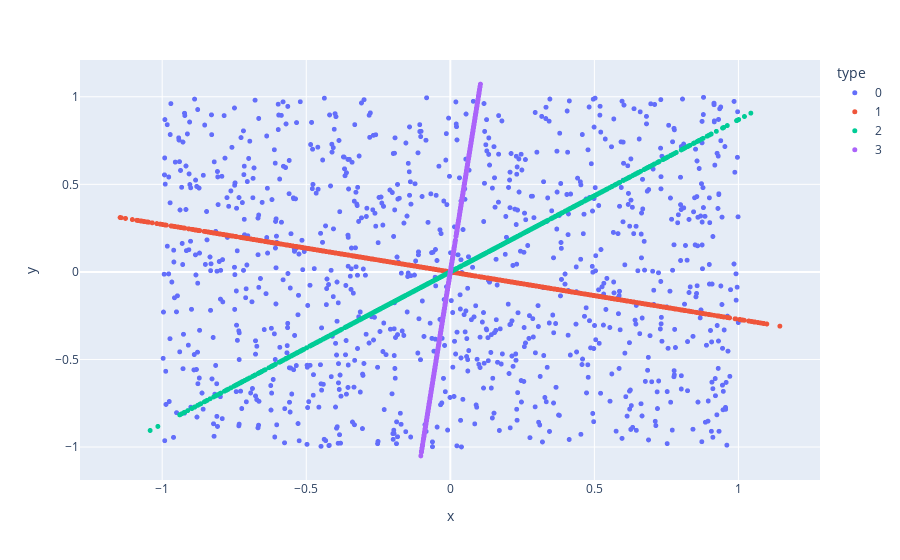

Write notebook code for a chart like this one.
### Code cell
df = pd.DataFrame(np.concatenate(orig_points, axis=0), columns=['x', 'y'])
df['type'] = sum([[f'{i}']*1000 for i in range(extra_modes+1)], [])
fig = px.scatter(df, x='x', y='y', color='type', opacity=1)
fig.update_traces(marker={'size': 5})
fig.show()

### Figure 1 — Plotly figure (JSON) as saved in the notebook; plotly's stock layout.template omitted (floating-point values rounded to 4 significant figures; data arrays with more than 128 entries replaced by an {"elided": "..."} marker saying what was removed)
{"data": [{"hovertemplate": "type=0<br>x=%{x}<br>y=%{y}<extra></extra>", "legendgroup": "0", "marker": {"color": "#636efa", "opacity": 1, "size": 5, "symbol": "circle"}, "mode": "markers", "name": "0", "showlegend": true, "type": "scattergl", "x": {"elided": "1000 float values"}, "xaxis": "x", "y": {"elided": "1000 float values"}, "yaxis": "y"}, {"hovertemplate": "type=1<br>x=%{x}<br>y=%{y}<extra></extra>", "legendgroup": "1", "marker": {"color": "#EF553B", "opacity": 1, "size": 5, "symbol": "circle"}, "mode": "markers", "name": "1", "showlegend": true, "type": "scattergl", "x": {"elided": "1000 float values"}, "xaxis": "x", "y": {"elided": "1000 float values"}, "yaxis": "y"}, {"hovertemplate": "type=2<br>x=%{x}<br>y=%{y}<extra></extra>", "legendgroup": "2", "marker": {"color": "#00cc96", "opacity": 1, "size": 5, "symbol": "circle"}, "mode": "markers", "name": "2", "showlegend": true, "type": "scattergl", "x": {"elided": "1000 float values"}, "xaxis": "x", "y": {"elided": "1000 float values"}, "yaxis": "y"}, {"hovertemplate": "type=3<br>x=%{x}<br>y=%{y}<extra></extra>", "legendgroup": "3", "marker": {"color": "#ab63fa", "opacity": 1, "size": 5, "symbol": "circle"}, "mode": "markers", "name": "3", "showlegend": true, "type": "scattergl", "x": {"elided": "1000 float values"}, "xaxis": "x", "y": {"elided": "1000 float values"}, "yaxis": "y"}], "layout": {"legend": {"title": {"text": "type"}, "tracegroupgap": 0}, "margin": {"t": 60}, "xaxis": {"anchor": "y", "domain": [0, 1], "title": {"text": "x"}}, "yaxis": {"anchor": "x", "domain": [0, 1], "title": {"text": "y"}}}}
